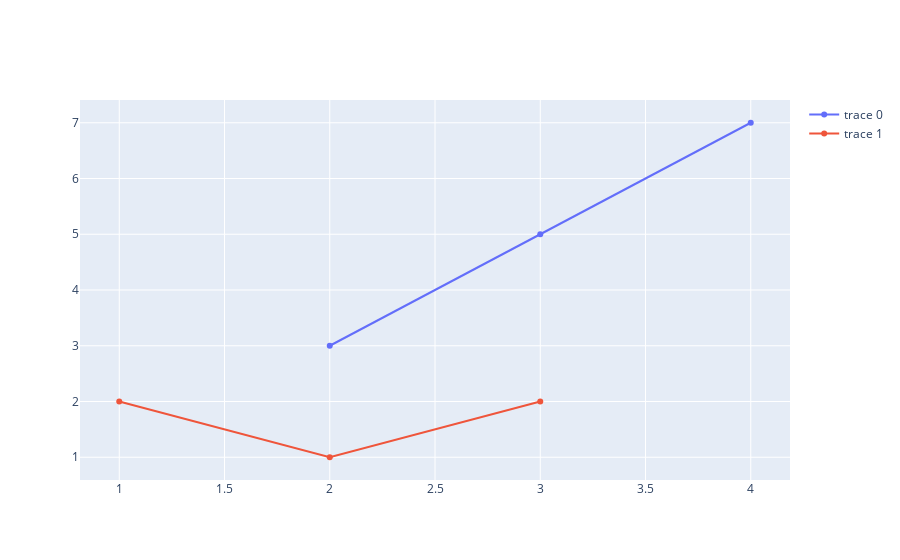

The cell this chart's notebook holds for it:
### Code cell
#Add two Scatter traces to a figure
fig = go.Figure()
fig.add_trace(go.Scatter(x=[2,3,4], y=[3,5,7])) # doctest: +ELLIPSIS

fig.add_trace(go.Scatter(x=[1,2,3], y=[2,1,2])) # doctest: +ELLIPSIS

### Figure 1 — Plotly figure (JSON) as saved in the notebook; plotly's stock layout.template omitted (floating-point values rounded to 4 significant figures)
{"data": [{"type": "scatter", "x": [2, 3, 4], "y": [3, 5, 7]}, {"type": "scatter", "x": [1, 2, 3], "y": [2, 1, 2]}], "layout": {}}
